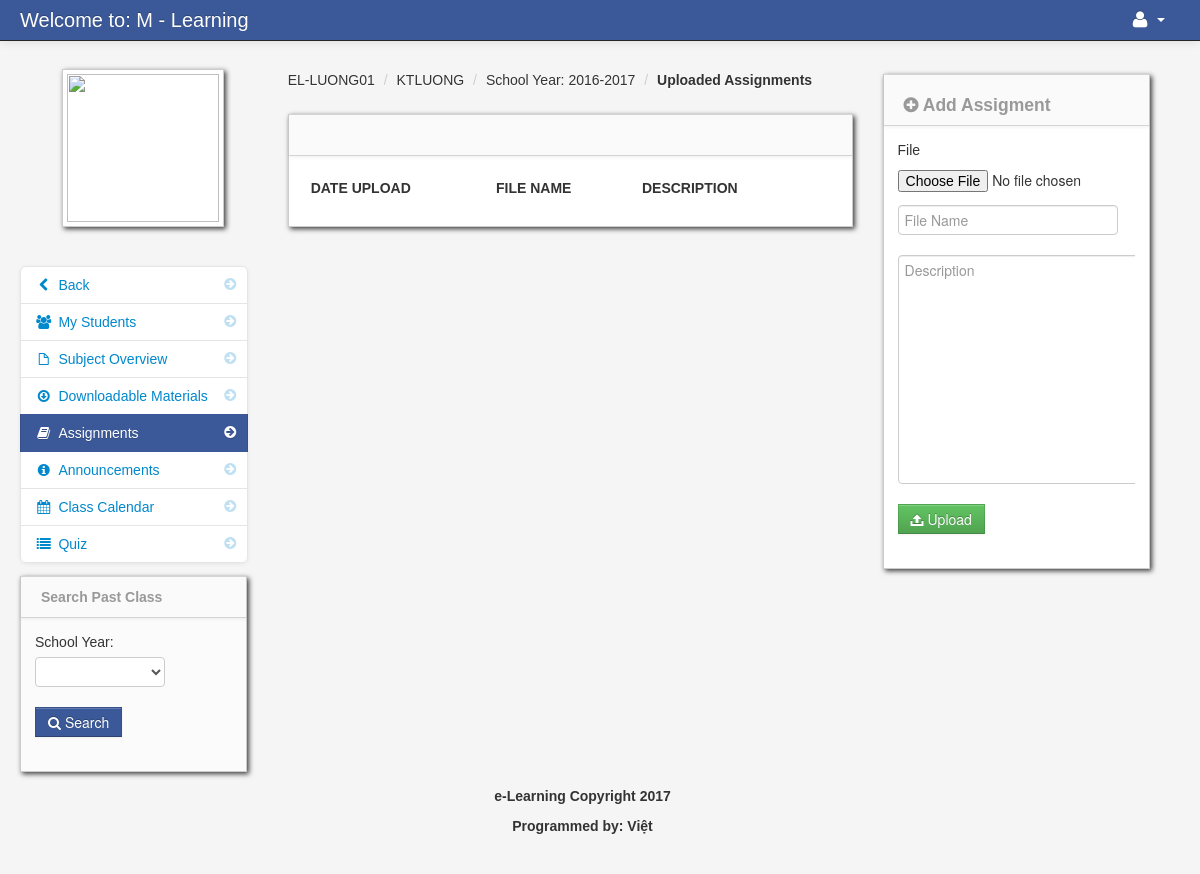
Screenshot of /assignment.php?id=186 (signed in) with the database file from the repository.
### tables this page shows
CREATE TABLE `teacher_class` (
  `teacher_class_id` int(11) NOT NULL AUTO_INCREMENT,
  `teacher_id` int(11) NOT NULL,
  `class_id` int(11) NOT NULL,
  `subject_id` int(11) NOT NULL,
  `thumbnails` varchar(100) NOT NULL,
  `school_year` varchar(100) NOT NULL,
  PRIMARY KEY (`teacher_class_id`)
);

CREATE TABLE `class` (
  `class_id` int(11) NOT NULL AUTO_INCREMENT,
  `class_name` varchar(100) NOT NULL,
  PRIMARY KEY (`class_id`)
);

CREATE TABLE `subject` (
  `subject_id` int(11) NOT NULL AUTO_INCREMENT,
  `subject_code` varchar(100) NOT NULL,
  `subject_title` varchar(100) NOT NULL,
  `category` varchar(100) NOT NULL,
  `description` longtext NOT NULL,
  `unit` int(11) NOT NULL,
  `Pre_req` varchar(100) NOT NULL,
  `semester` varchar(100) NOT NULL,
  PRIMARY KEY (`subject_id`)
);

### assignment.php (the view, shortened to what this page needs)
<?php include('header_dashboard.php'); ?>
<?php $get_id = $_GET['id']; ?>
    <body>
		<?php include('navbar_teacher.php'); ?>
        <div class="container-fluid">
            <div class="row-fluid">
				<?php include('assignment_link.php'); ?>
                <div class="span6" id="content">
                     <div class="row-fluid">
										<?php $class_query = mysql_query("select * from teacher_class
										LEFT JOIN class ON class.class_id = teacher_class.class_id
										LEFT JOIN subject ON subject.subject_id = teacher_class.subject_id
										where teacher_class_id = '$get_id'")or die(mysql_error());
										$class_row = mysql_fetch_array($class_query);
										?>
					     <ul class="breadcrumb">
							<li><a href="#"><?php echo $class_row['class_name']; ?></a> <span class="divider">/</span></li>
							<li><a href="#"><?php echo $class_row['subject_code']; ?></a> <span class="divider">/</span></li>
							<li><a href="#">School Year: <?php echo $class_row['school_year']; ?></a> <span class="divider">/</span></li>
							<li><a href="#"><b>Uploaded Assignments</b></a></li>
						</ul>
                        <div id="block_bg" class="block">
                            <div class="navbar navbar-inner block-header">
                            </div>
                            <div class="block-content collapse in">
                                <div class="span12">
  									<table cellpadding="0" cellspacing="0" border="0" class="table" id="">
										<thead>
										        <tr>
												<th>Date Upload</th>
												<th>File Name</th>
												<th>Description</th>
												<th></th>
												</tr>
										</thead>
									</table>
                                </div>
                            </div>
                        </div>
                    </div>
                </div>
				<?php include('assignment_sidebar.php') ?>
            </div>
		<?php include('footer.php'); ?>
        </div>
		<?php include('script.php'); ?>
    </body>
</html>

### admin/assets/styles.css (style rules this page uses)
body { padding-top: 60px; padding-bottom: 40px; background-color: #f5f5f5; }
#content { margin-left:0px; }
.breadcrumb { margin: 0 0 0px; padding: 10px 0px; background-color: transparent; }
.block { background: url("../images/pixel-60fff.png") repeat scroll 0 0 rgba(0, 0, 0, 0) !important; border: 1px solid #ccc; background: white; margin: 1em 0em; border-top: none; -webkit-box-shadow: 2px 2px 5px rgba(0, 0, 6, 0.75); -moz-box-shadow: 2px 2px 5px rgba(0, 0, 6, 0.75); box-shadow: 2px 2px 5px rgba(0, 0, 6, 0.75); }
.block-content { margin: 1em; min-height: .25em; }
.block-header { margin-bottom: 0px; border-right: none; border-left: none; -webkit-border-radius: 0px; -moz-border-radius: 0px; border-radius: 0px; }

### rows the page displays
teacher_class: class.class_name "EL-LUONG01", subject.subject_code "KTLUONG", school_year "2016-2017"
